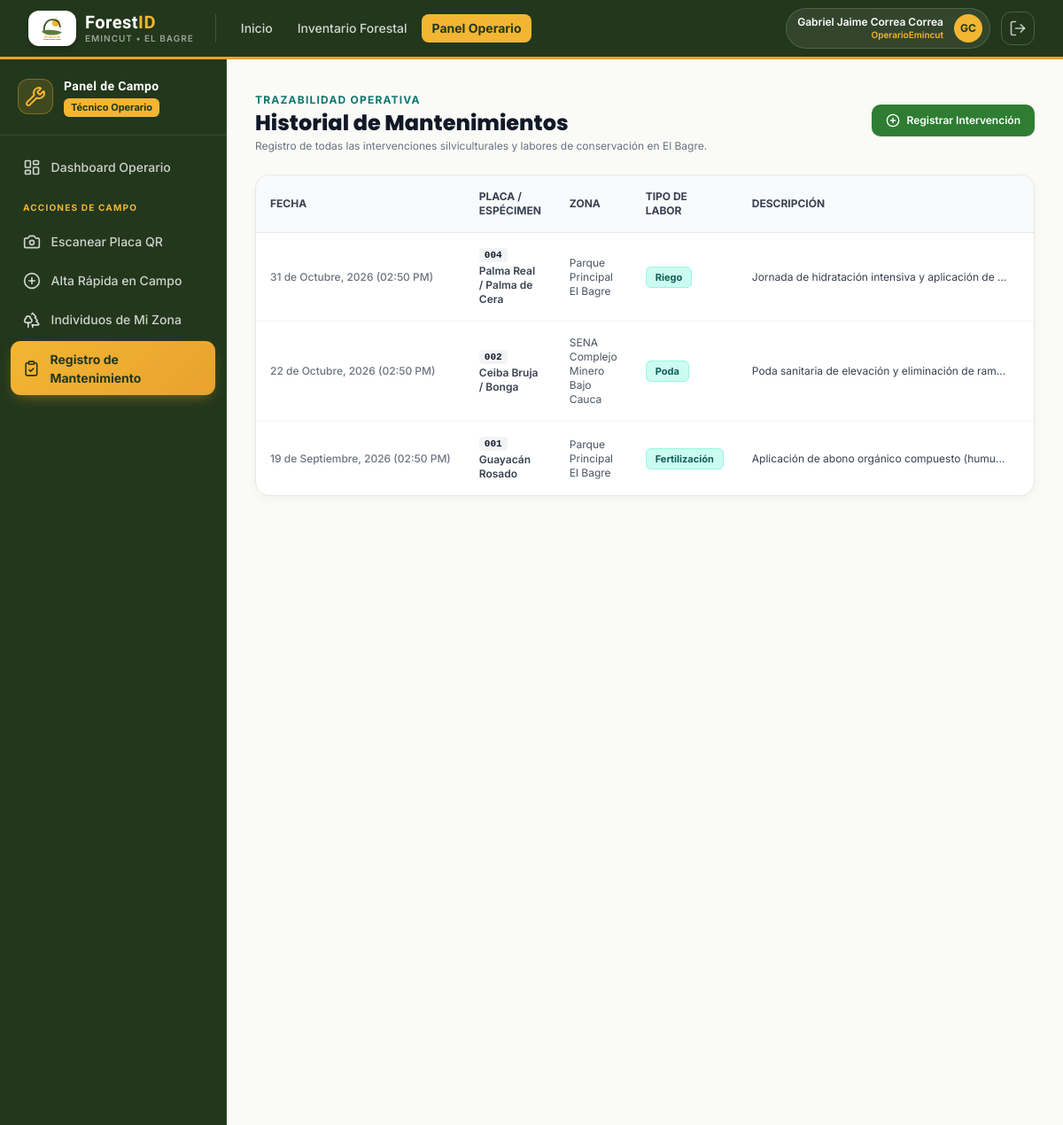
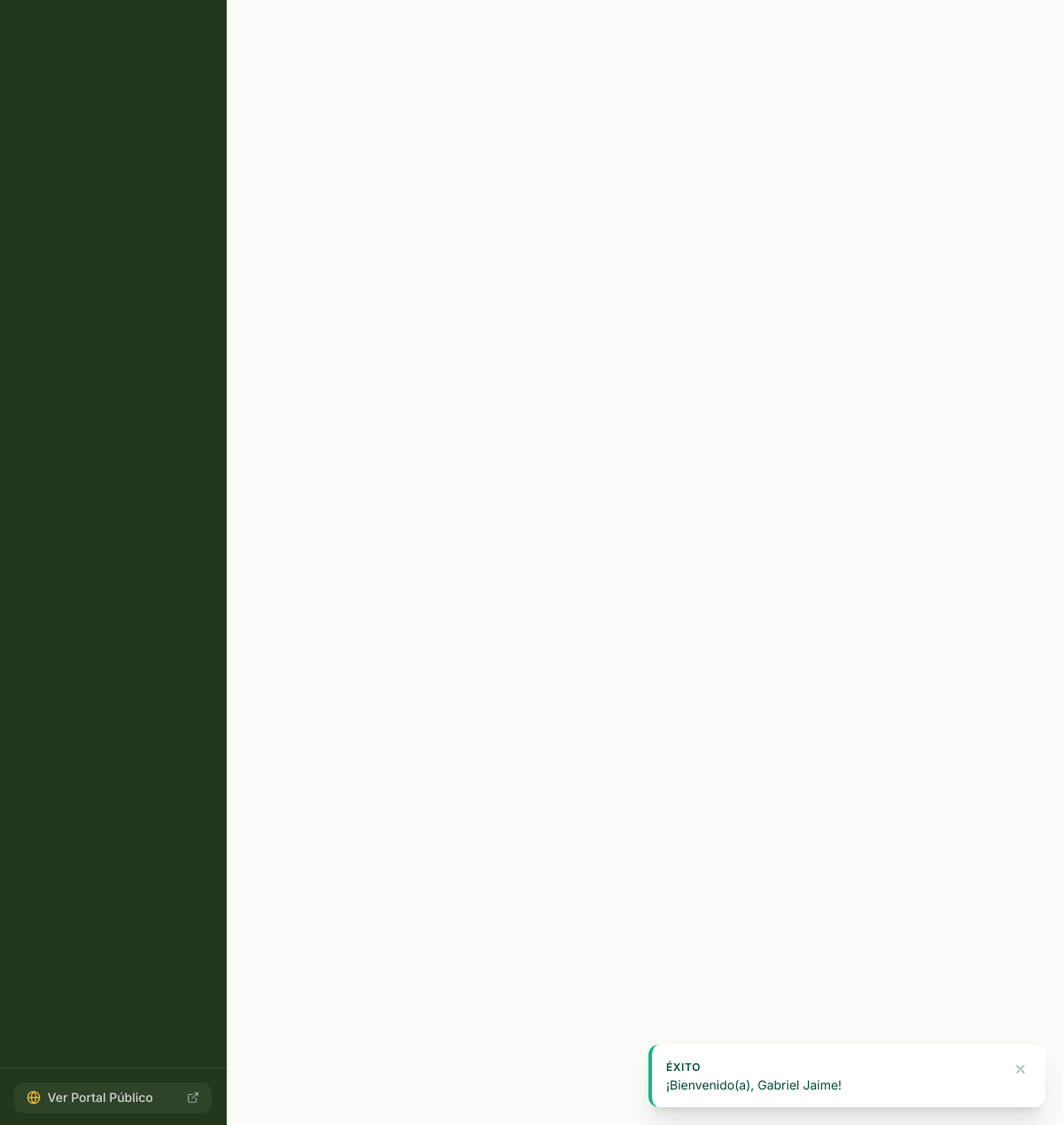
/operario/actividades/index.php (signed in), run on the app's committed database (2 pictures, top to bottom).
### tables this page shows
CREATE TABLE `actividades_mantenimiento` (
    `id_actividad` CHAR(36) NOT NULL DEFAULT (UUID()),
    `id_individuo` CHAR(36) NOT NULL,
    `tipo_actividad` ENUM('Poda', 'Fumigación', 'Fertilización', 'Riego', 'Trasplante', 'Tala', 'Tutoreo', 'Reporte ciudadano', 'Otro') NOT NULL,
    `descripcion` TEXT NOT NULL,
    `evidencia_foto_url` VARCHAR(255) NULL,
    `realizado_por` CHAR(36) NULL COMMENT 'Nullable para permitir reportes ciudadanos anónimos',
    `fecha_actividad` DATETIME NOT NULL DEFAULT CURRENT_TIMESTAMP,
    `fecha_registro` DATETIME NOT NULL DEFAULT CURRENT_TIMESTAMP,
    PRIMARY KEY (`id_actividad`),
    CONSTRAINT `fk_actividades_individuos` FOREIGN KEY (`id_individuo`) REFERENCES `individuos_forestales` (`id_individuo`) ON UPDATE CASCADE ON DELETE CASCADE,
    CONSTRAINT `fk_actividades_usuarios` FOREIGN KEY (`realizado_por`) REFERENCES `usuarios` (`id_usuario`) ON UPDATE CASCADE ON DELETE SET NULL,
    INDEX `idx_actividades_individuo` (`id_individuo`),
    INDEX `idx_actividades_tipo` (`tipo_actividad`),
    INDEX `idx_actividades_fecha` (`fecha_actividad`)
);

CREATE TABLE `individuos_forestales` (
    `id_individuo` CHAR(36) NOT NULL DEFAULT (UUID()),
    `codigo_placa` VARCHAR(30) NOT NULL UNIQUE COMMENT 'Serie numérica física de la placa QR (ej. 448)',
    `id_zona` CHAR(36) NOT NULL,
    `nombre_comun` VARCHAR(150) NOT NULL,
    `nombre_cientifico` VARCHAR(150) NOT NULL,
    `familia_botanica` VARCHAR(100) NOT NULL,
    `tipo_individuo` ENUM('Árbol', 'Palma', 'Arbusto', 'Planta ornamental') NOT NULL DEFAULT 'Árbol',
    `fecha_siembra` DATE NULL,
    `latitud` DECIMAL(10,7) NOT NULL,
    `longitud` DECIMAL(10,7) NOT NULL,
    `dap_cm` DECIMAL(6,2) NOT NULL COMMENT 'Diámetro a la Altura del Pecho en centímetros (a 1.30 m)',
    `altura_total_m` DECIMAL(5,2) NOT NULL COMMENT 'Altura total estimada en metros',
    `diametro_copa_m` DECIMAL(5,2) NOT NULL COMMENT 'Diámetro promedio de copa en metros',
    `foto_principal_url` VARCHAR(255) NULL,
    `descripcion_general` TEXT NULL,
    `id_estado_fitosanitario_actual` CHAR(36) NULL COMMENT 'Referencia al último estado registrado',
    `qr_url` VARCHAR(255) NULL COMMENT 'Ruta relativa de la imagen QR generada',
    `registrado_por` CHAR(36) NOT NULL,
    `estado_registro` TINYINT(1) NOT NULL DEFAULT 1 COMMENT '1: Activo, 0: Dado de baja lógica',
    `fecha_registro` DATETIME NOT NULL DEFAULT CURRENT_TIMESTAMP,
    `fecha_actualizacion` DATETIME NOT NULL DEFAULT CURRENT_TIMESTAMP ON UPDATE CURRENT_TIMESTAMP,
    PRIMARY KEY (`id_individuo`),
    CONSTRAINT `fk_indiv_zonas` FOREIGN KEY (`id_zona`) REFERENCES `zonas` (`id_zona`) ON UPDATE CASCADE ON DELETE RESTRICT,
    CONSTRAINT `fk_indiv_usuarios` FOREIGN KEY (`registrado_por`) REFERENCES `usuarios` (`id_usuario`) ON UPDATE CASCADE ON DELETE RESTRICT,
    INDEX `idx_indiv_codigo_placa` (`codigo_placa`),
    INDEX `idx_indiv_zona` (`id_zona`),
    INDEX `idx_indiv_especie` (`nombre_comun`, `nombre_cientifico`),
    INDEX `idx_indiv_coords` (`latitud`, `longitud`)
);

CREATE TABLE `zonas` (
    `id_zona` CHAR(36) NOT NULL DEFAULT (UUID()),
    `nombre_zona` VARCHAR(100) NOT NULL,
    `descripcion` VARCHAR(255) NULL,
    `municipio` VARCHAR(100) NOT NULL DEFAULT 'El Bagre',
    `departamento` VARCHAR(100) NOT NULL DEFAULT 'Antioquia',
    `latitud_referencia` DECIMAL(10,7) NULL,
    `longitud_referencia` DECIMAL(10,7) NULL,
    `estado` TINYINT(1) NOT NULL DEFAULT 1 COMMENT '1: Activa, 0: Inactiva',
    `fecha_creacion` DATETIME NOT NULL DEFAULT CURRENT_TIMESTAMP,
    PRIMARY KEY (`id_zona`),
    INDEX `idx_zonas_municipio` (`municipio`)
);

### includes/auth_check.php (called while the page is built, shortened)
<?php
require_once __DIR__ . '/funciones.php';
function obtener_rol_actual(): ?string {
    return $_SESSION['usuario']['nombre_rol'] ?? null;
}
function es_admin(): bool {
    return obtener_rol_actual() === 'AdminEmincut';
}

### operario/actividades/index.php (the view, shortened to what this page needs)
<?php
require_once __DIR__ . '/../../includes/funciones.php';
require_once __DIR__ . '/../../includes/auth_check.php';
$pdo = getDBConnection();
$stmt = $pdo->query("
    SELECT a.*, i.codigo_placa, i.nombre_comun, z.nombre_zona, u.nombres, u.apellidos
    FROM `actividades_mantenimiento` a
    INNER JOIN `individuos_forestales` i ON a.id_individuo = i.id_individuo
    INNER JOIN `zonas` z ON i.id_zona = z.id_zona
    LEFT JOIN `usuarios` u ON a.realizado_por = u.id_usuario
    ORDER BY a.fecha_actividad DESC
");
$actividades = $stmt->fetchAll();
require_once __DIR__ . '/../../includes/header.php';
require_once __DIR__ . '/../../includes/navbar.php';
?>
<div class="flex-1 flex flex-col md:flex-row">
    <?php
    if (es_admin()) {
        require_once __DIR__ . '/../../includes/sidebar_admin.php';
    } else {
        require_once __DIR__ . '/../../includes/sidebar_operario.php';
    }
    ?>
    <main class="flex-1 p-6 sm:p-8 space-y-6 overflow-y-auto">
        <div class="flex flex-col sm:flex-row items-start sm:items-center justify-between gap-4">
            <div>
                <span class="text-xs font-bold text-teal-700 uppercase tracking-widest">Trazabilidad Operativa</span>
                <h1 class="font-heading font-extrabold text-2xl text-gray-900">Historial de Mantenimientos</h1>
                <p class="text-xs text-gray-500 mt-0.5">
                    Registro de todas las intervenciones silviculturales y labores de conservación en El Bagre.
                </p>
            </div>
            <a href="<?= BASE_URL ?>operario/actividades/crear.php" class="btn-forest-primary text-xs py-2.5 px-4 shadow-sm">
                <i data-lucide="plus-circle" class="w-4 h-4"></i> Registrar Intervención
            </a>
        </div>
        <div class="forest-card overflow-hidden">
            <div class="overflow-x-auto">
                <table class="w-full text-left text-xs text-gray-600">
                    <thead class="bg-gray-50 border-b border-gray-200 text-gray-700 uppercase font-semibold">
                        <tr>
                            <th class="p-4">Fecha</th>
                            <th class="p-4">Placa / Espécimen</th>
                            <th class="p-4">Zona</th>
                            <th class="p-4">Tipo de Labor</th>
                            <th class="p-4">Descripción</th>
                            <th class="p-4">Operario / Responsable</th>
                        </tr>
                    </thead>
                    <tbody class="divide-y divide-gray-100">
                        <?php if (empty($actividades)): ?>
                            <tr>
                                <td colspan="7" class="p-8 text-center text-gray-400 italic">No hay intervenciones registradas.</td>
                            </tr>
                        <?php else: ?>
                            <?php foreach ($actividades as $act): ?>
                                <tr class="hover:bg-gray-50 transition-colors">
                                    <td class="p-4 whitespace-nowrap text-gray-500 font-medium">
                                        <?= formatear_fecha($act['fecha_actividad'], true) ?>
                                    </td>
                                    <td class="p-4 font-semibold text-gray-900">
                                        <span class="font-mono bg-gray-100 px-1.5 py-0.5 rounded text-[11px] font-bold"><?= htmlspecialchars($act['codigo_placa']) ?></span>
                                        <div class="text-xs text-gray-700 mt-0.5"><?= htmlspecialchars($act['nombre_comun']) ?></div>
                                    </td>
                                    <td class="p-4"><?= htmlspecialchars($act['nombre_zona']) ?></td>
                                    <td class="p-4">
                                        <span class="px-2.5 py-1 rounded-md text-[11px] font-bold bg-teal-100 text-teal-800 border border-teal-200">
                                            <?= htmlspecialchars($act['tipo_actividad']) ?>
                                        </span>
                                    </td>
                                    <td class="p-4 max-w-xs truncate text-gray-700" title="<?= htmlspecialchars($act['descripcion']) ?>">
                                        <?= htmlspecialchars($act['descripcion']) ?>
                                    </td>
                                    <td class="p-4">
                                    </td>
                                </tr>
                            <?php endforeach; ?>
                        <?php endif; ?>
                    </tbody>
                </table>
            </div>
        </div>
    </main>
</div>
<?php require_once __DIR__ . '/../../includes/footer.php'; ?>

### assets/css/custom.css (style rules this page uses)
:root { --color-primary-dark: #1B5E20; --color-primary: #2E7D32; --color-primary-light: #4CAF50; --color-surface-soft: #E8F5E9; --color-surface-bg: #FAFAF7; --color-earth: #6D4C41; --color-text-main: #1F2937; }
body { background-color: var(--color-surface-bg); color: var(--color-text-main); font-family: 'Inter', -apple-system, BlinkMacSystemFont, "Segoe UI", Roboto, sans-serif; -webkit-font-smoothing: antialiased; }
h1, h2, h3, h4, h5, h6, .font-heading { font-family: 'Poppins', 'Inter', sans-serif; }
.forest-card { background: #FFFFFF; border: 1px solid #E5E9E2; border-radius: 1rem; box-shadow: 0 4px 12px -2px rgba(27, 94, 32, 0.05); transition: all 0.2s cubic-bezier(0.4, 0, 0.2, 1); }
.btn-forest-primary { background-color: #2E7D32; color: #FFFFFF; font-weight: 600; padding: 0.625rem 1.25rem; border-radius: 0.625rem; display: inline-flex; align-items: center; justify-content: center; gap: 0.5rem; transition: all 0.15s ease-in-out; }

### assets/css/emincut.css (style rules this page uses)
:root { --emi-verde: #5B7C3A; --emi-verde-claro: #7A9B54; --emi-verde-suave: #EDF2E5; --emi-verde-oscuro: #35502B; --emi-verde-noche: #22371C; --emi-ambar: #E9A22E; --emi-amarillo: #F2B632; --emi-amarillo-suave:#FBEFD4; --emi-blanco: #FFFFFF; --emi-hueso: #FBFAF6; --emi-tinta: #23291F; --emi-tinta-suave: #5C6455; }

### data on the page
actividades_mantenimiento: fecha_actividad "31 de Octubre, 2026 (02:50 PM)", id_individuo.codigo_placa "004", id_individuo.nombre_comun "Palma Real / Palma de Cera", zonas.nombre_zona "Parque Principal El Bagre", tipo_actividad "Riego", descripcion "Jornada de hidratación intensiva y aplicación de…"
actividades_mantenimiento: fecha_actividad "22 de Octubre, 2026 (02:50 PM)", id_individuo.codigo_placa "002", id_individuo.nombre_comun "Ceiba Bruja / Bonga", zonas.nombre_zona "SENA Complejo Minero Bajo Cauca", tipo_actividad "Poda", descripcion "Poda sanitaria de elevación y eliminación de ram…"
actividades_mantenimiento: fecha_actividad "19 de Septiembre, 2026 (02:50 PM)", id_individuo.codigo_placa "001", id_individuo.nombre_comun "Guayacán Rosado", zonas.nombre_zona "Parque Principal El Bagre", tipo_actividad "Fertilización", descripcion "Aplicación de abono orgánico compuesto (humu…"

### other printed values
$cfg['badge'] "ÉXITO"
$mensaje "¡Bienvenido(a), Gabriel Jaime!"
$usuario_actual['nombres'] . ' ' . $usuario_actual['apellidos'] "Gabriel Jaime Correa Correa"
$usuario_actual['nombre_rol'] "OperarioEmincut"
